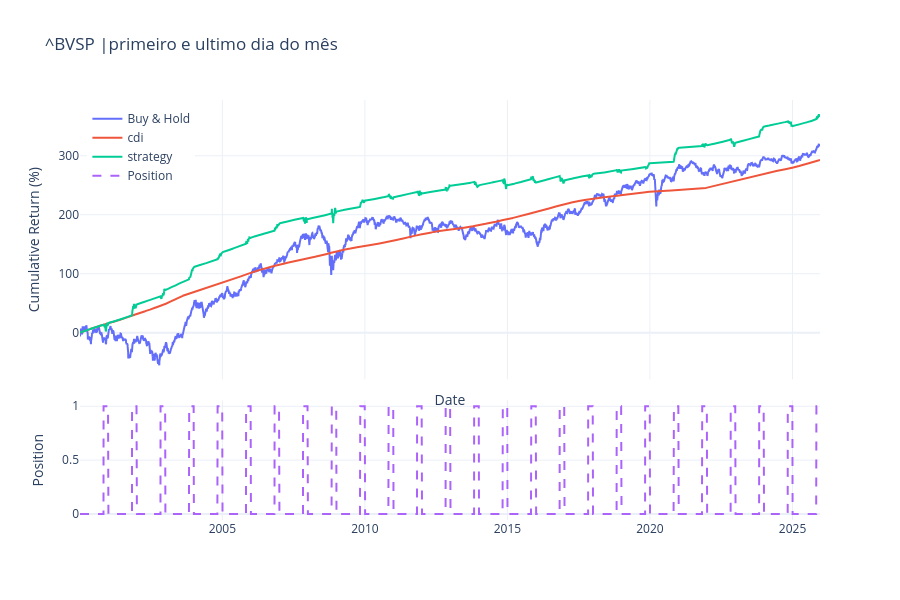

Notebook code for this chart:
### Code cell
# =========================
# PLOT
# =========================
fig = make_subplots(
    rows=2,
    cols=1,
    shared_xaxes=True,
    row_heights=[0.7, 0.3], 
    vertical_spacing=0.05
)

# Buy & Hold
fig.add_trace(
    go.Scatter(
        x=df.index,
        y=df["buy_hold"] * 100,
        name="Buy & Hold",
        line=dict(width=2)
    ),
)

# Strategy
fig.add_trace(
    go.Scatter(
        x=df.index,
        y=df["cdi"].cumsum() * 100,
        name="cdi",
        line=dict(width=2)
    ),
)


# Strategy
fig.add_trace(
    go.Scatter(
        x=df.index,
        y=df["strategy"]*100,
        name="strategy",
        line=dict(width=2),
    ),
    row=1, col=1
)

fig.add_trace(
    go.Scatter(
        x=df.index,
        y=df["position"],
        name="Position",
        mode="lines",
        line=dict(width=2, dash="dash"),
    ),
    row=2, col=1,
)

# Layout
fig.update_layout(
    title = (
        f"{ticker} |primeiro e ultimo dia do mês "
        ),
    xaxis_title="Date",
    yaxis_title="Cumulative Return (%)",
    yaxis2_title="Position",
    legend=dict(x=0.01, y=0.99),
    template="plotly_white",
    height=600,width=900
)

# Ajuste do eixo secundário
fig.update_yaxes(range=[-0.05, 1.05], secondary_y=True)

fig.show()

### Figure 1 — Plotly figure (JSON) as saved in the notebook; plotly's stock layout.template omitted (floating-point values rounded to 4 significant figures; data arrays with more than 128 entries replaced by an {"elided": "..."} marker saying what was removed)
{"data": [{"line": {"width": 2}, "name": "Buy & Hold", "type": "scatter", "x": {"elided": "6435 str values"}, "y": {"elided": "6435 float values"}}, {"line": {"width": 2}, "name": "cdi", "type": "scatter", "x": {"elided": "6435 str values"}, "y": {"elided": "6435 float values"}}, {"line": {"width": 2}, "name": "strategy", "type": "scatter", "x": {"elided": "6435 str values"}, "xaxis": "x", "y": {"elided": "6435 float values"}, "yaxis": "y"}, {"line": {"dash": "dash", "width": 2}, "mode": "lines", "name": "Position", "type": "scatter", "x": {"elided": "6435 str values"}, "xaxis": "x2", "y": {"elided": "6435 int values"}, "yaxis": "y2"}], "layout": {"height": 600, "legend": {"x": 0.01, "y": 0.99}, "title": {"text": "^BVSP |primeiro e ultimo dia do mês "}, "width": 900, "xaxis": {"anchor": "y", "domain": [0, 1], "matches": "x2", "showticklabels": false, "title": {"text": "Date"}}, "xaxis2": {"anchor": "y2", "domain": [0, 1]}, "yaxis": {"anchor": "x", "domain": [0.335, 1.0], "title": {"text": "Cumulative Return (%)"}}, "yaxis2": {"anchor": "x2", "domain": [0, 0.285], "title": {"text": "Position"}}}}
